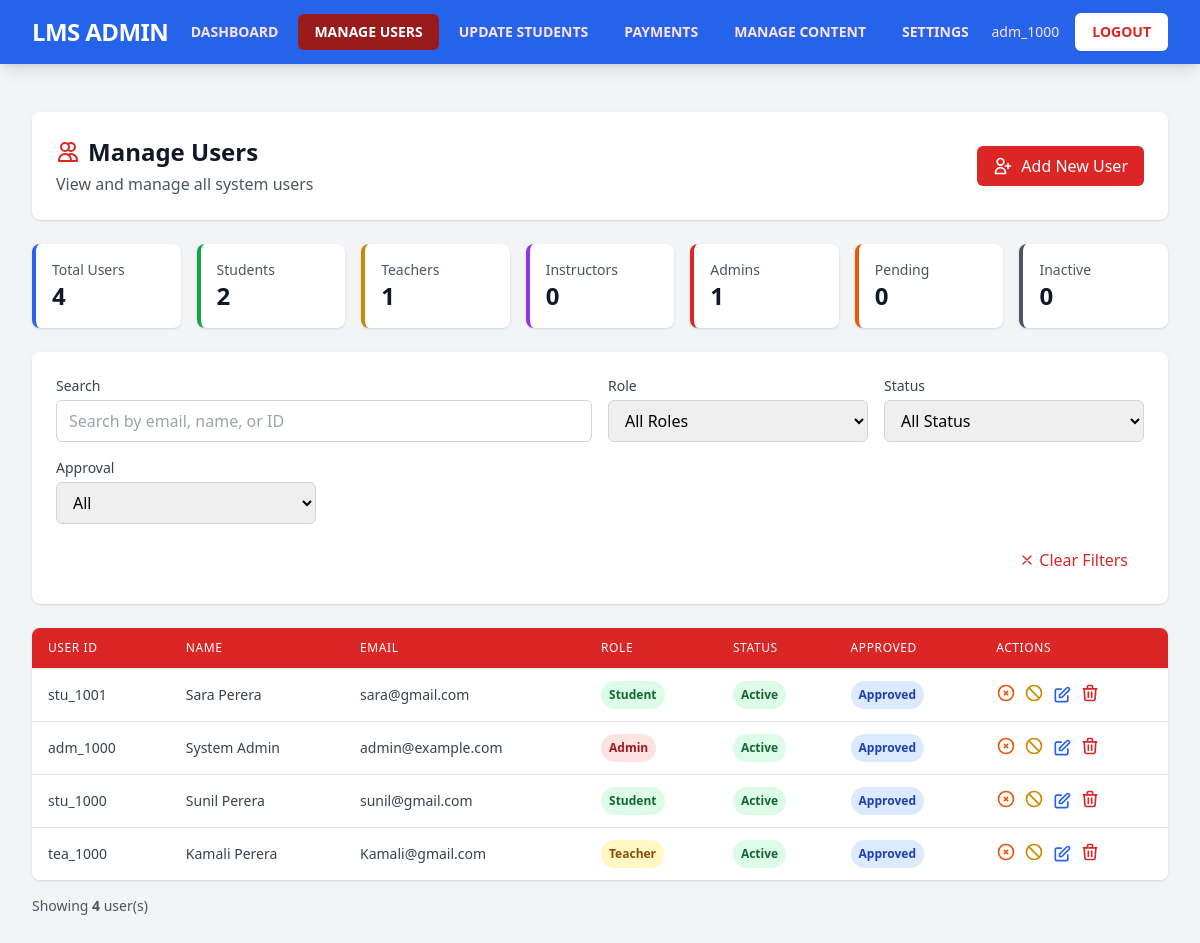
/admin/users.php (signed in), run on an earlier commit of the app's database.
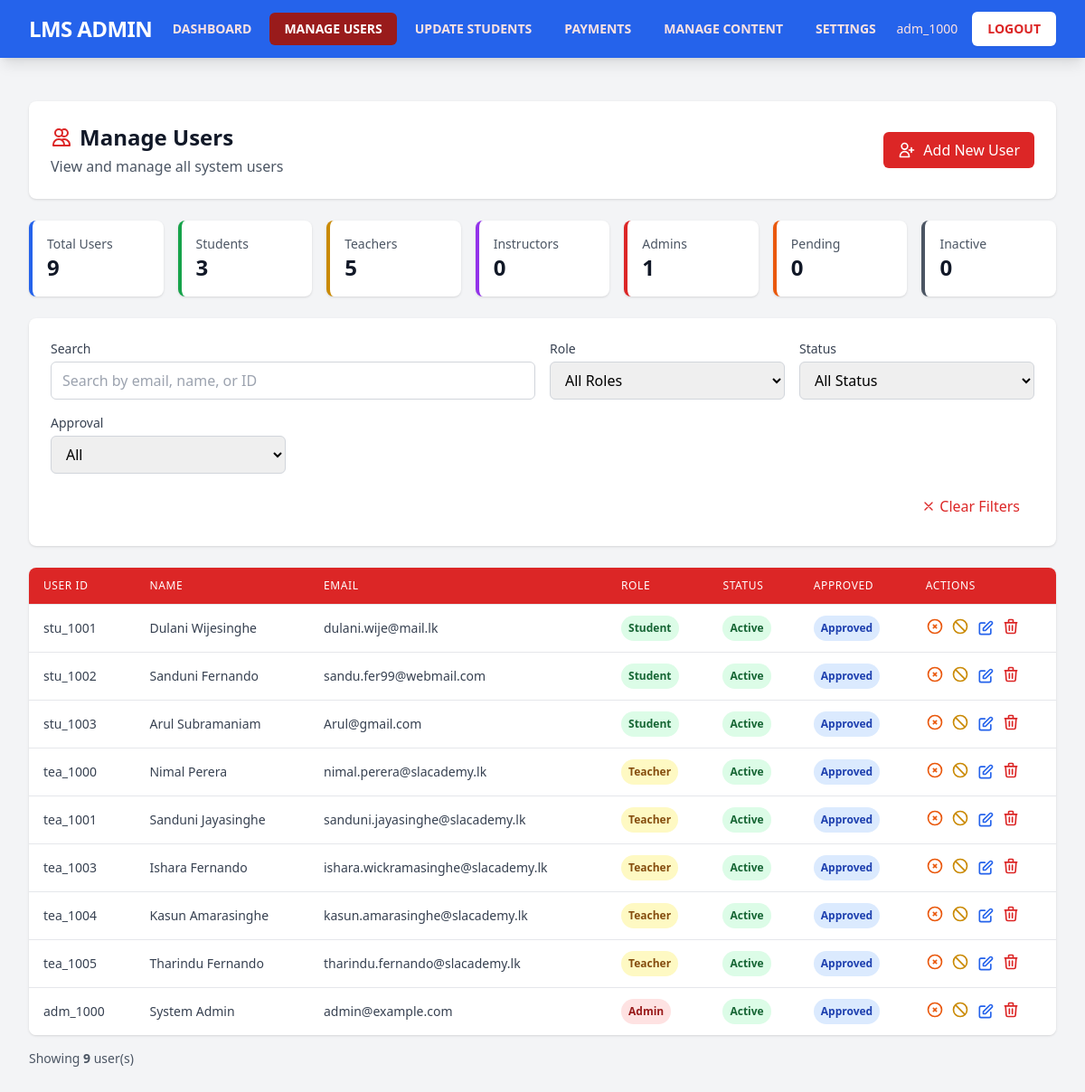
And on a later commit of the database.
### tables this page shows
CREATE TABLE `users` (
  `user_id` varchar(20) NOT NULL COMMENT 'Unique user ID (e.g., stu_0001)',
  `email` varchar(100) NOT NULL COMMENT 'Email address',
  `password` varchar(255) NOT NULL COMMENT 'Hashed password',
  `role` enum('student','teacher','instructor','admin') NOT NULL DEFAULT 'student' COMMENT 'User role: student, teacher, instructor, admin',
  `first_name` varchar(100) DEFAULT NULL COMMENT 'First name',
  `second_name` varchar(100) DEFAULT NULL COMMENT 'Last name',
  `dob` date DEFAULT NULL COMMENT 'Date of birth',
  `school_name` varchar(200) DEFAULT NULL COMMENT 'School name',
  `exam_year` int(4) DEFAULT NULL COMMENT 'Exam year (e.g., 2024)',
  `closest_town` varchar(100) DEFAULT NULL COMMENT 'Closest town',
  `district` varchar(100) DEFAULT NULL COMMENT 'District',
  `address` text DEFAULT NULL COMMENT 'Full address',
  `nic_no` varchar(20) DEFAULT NULL COMMENT 'NIC number',
  `mobile_number` varchar(20) DEFAULT NULL COMMENT 'Mobile phone number',
  `whatsapp_number` varchar(20) DEFAULT NULL COMMENT 'WhatsApp number',
  `gender` enum('male','female') DEFAULT NULL COMMENT 'Gender',
  `profile_picture` varchar(255) DEFAULT NULL COMMENT 'Path to profile picture',
  `registering_date` date NOT NULL COMMENT 'Date of registration',
  `status` tinyint(1) NOT NULL DEFAULT 1 COMMENT 'Account status: 1=active, 0=inactive',
  `approved` tinyint(1) NOT NULL DEFAULT 0 COMMENT 'Approval status: 1=approved, 0=not approved',
  `verification_method` varchar(20) DEFAULT 'none' COMMENT 'Verification method: nic, mobile, none',
  `created_at` timestamp NOT NULL DEFAULT current_timestamp() COMMENT 'Record creation timestamp',
  `updated_at` timestamp NOT NULL DEFAULT current_timestamp() ON UPDATE current_timestamp() COMMENT 'Record update timestamp',
  `session_token` varchar(64) DEFAULT NULL COMMENT 'Session token for single login',
  `session_created_at` datetime DEFAULT NULL COMMENT 'Session creation timestamp'
);

### admin/users.php (the view, shortened to what the rows shown need)
<?php
require_once '../config.php';
$query = "SELECT user_id, email, role, first_name, second_name, mobile_number, whatsapp_number, status, approved, registering_date FROM users WHERE 1=1";
$query .= " ORDER BY registering_date DESC, user_id ASC";
$stmt = $conn->prepare($query);
$stmt->execute();
$result = $stmt->get_result();
$users = $result->fetch_all(MYSQLI_ASSOC);
?>
<!DOCTYPE html>
<html lang="en">
<head>
    <script src="https://cdn.tailwindcss.com"></script>
</head>
<body class="bg-gray-100">
    <div class="max-w-7xl mx-auto py-6 sm:px-6 lg:px-8">
        <div class="px-4 py-6 sm:px-0">
            <div class="bg-white rounded-lg shadow p-6 mb-6">
                <div class="flex items-center justify-between">
                    <div>
                        <h1 class="text-2xl font-bold text-gray-900 flex items-center space-x-2">
                            <svg class="w-6 h-6 text-red-600" fill="none" stroke="currentColor" viewBox="0 0 24 24">
                                <path stroke-linecap="round" stroke-linejoin="round" stroke-width="2" d="M12 4.354a4 4 0 110 5.292M15 21H3v-1a6 6 0 0112 0v1zm0 0h6v-1a6 6 0 00-9-5.197M13 7a4 4 0 11-8 0 4 4 0 018 0z"></path>
                            </svg>
                            <span>Manage Users</span>
                        </h1>
                    </div>
                </div>
            </div>
            <div class="bg-white rounded-lg shadow overflow-hidden">
                <div class="overflow-x-auto">
                    <table class="min-w-full divide-y divide-gray-200">
                        <thead class="bg-red-600">
                            <tr>
                                <th class="px-4 py-3 text-left text-xs font-medium text-white uppercase tracking-wider">User ID</th>
                                <th class="px-4 py-3 text-left text-xs font-medium text-white uppercase tracking-wider">Name</th>
                                <th class="px-4 py-3 text-left text-xs font-medium text-white uppercase tracking-wider">Email</th>
                                <th class="px-4 py-3 text-left text-xs font-medium text-white uppercase tracking-wider">Role</th>
                                <th class="px-4 py-3 text-left text-xs font-medium text-white uppercase tracking-wider">Status</th>
                                <th class="px-4 py-3 text-left text-xs font-medium text-white uppercase tracking-wider">Approved</th>
                                <th class="px-4 py-3 text-left text-xs font-medium text-white uppercase tracking-wider">Actions</th>
                            </tr>
                        </thead>
                        <tbody class="bg-white divide-y divide-gray-200">
                            <?php if (empty($users)): ?>
                                <tr>
                                    <td colspan="7" class="px-4 py-8 text-center text-gray-500">
                                        No users found matching your criteria.
                                    </td>
                                </tr>
                            <?php else: ?>
                                <?php foreach ($users as $user): ?>
                                    <tr class="hover:bg-gray-50">
                                        <td class="px-4 py-3 whitespace-nowrap text-sm text-gray-700">
                                            <?php echo htmlspecialchars($user['user_id']); ?>
                                        </td>
                                        <td class="px-4 py-3 whitespace-nowrap text-sm text-gray-700">
                                            <?php echo htmlspecialchars(trim(($user['first_name'] ?? '') . ' ' . ($user['second_name'] ?? '')) ?: 'N/A'); ?>
                                        </td>
                                        <td class="px-4 py-3 whitespace-nowrap text-sm text-gray-700">
                                            <?php echo htmlspecialchars($user['email']); ?>
                                        </td>
                                        <td class="px-4 py-3 whitespace-nowrap">
                                            <span class="px-2 py-1 inline-flex text-xs leading-5 font-semibold rounded-full
                                                <?php
                                                echo match($user['role']) {
                                                    'admin' => 'bg-red-100 text-red-800',
                                                    'teacher' => 'bg-yellow-100 text-yellow-800',
                                                    'instructor' => 'bg-purple-100 text-purple-800',
                                                    default => 'bg-green-100 text-green-800'
                                                };
                                                ?>">
                                                <?php echo ucfirst($user['role']); ?>
                                            </span>
                                        </td>
                                        <td class="px-4 py-3 whitespace-nowrap">
                                            <?php if ($user['status'] == 1): ?>
                                                <span class="px-2 py-1 inline-flex text-xs leading-5 font-semibold rounded-full bg-green-100 text-green-800">Active</span>
                                            <?php else: ?>
                                                <span class="px-2 py-1 inline-flex text-xs leading-5 font-semibold rounded-full bg-gray-100 text-gray-800">Inactive</span>
                                            <?php endif; ?>
                                        </td>
                                        <td class="px-4 py-3 whitespace-nowrap">
                                            <?php if ($user['approved'] == 1): ?>
                                                <span class="px-2 py-1 inline-flex text-xs leading-5 font-semibold rounded-full bg-blue-100 text-blue-800">Approved</span>
                                            <?php else: ?>
                                                <span class="px-2 py-1 inline-flex text-xs leading-5 font-semibold rounded-full bg-orange-100 text-orange-800">Pending</span>
                                            <?php endif; ?>
                                        </td>
                                        <td class="px-4 py-3 whitespace-nowrap text-sm font-medium">
                                            <div class="flex items-center space-x-2">
                                                <?php if ($user['approved'] == 0): ?>
                                                    <form method="POST" action="" class="inline">
                                                        <input type="hidden" name="user_id" value="<?php echo htmlspecialchars($user['user_id']); ?>">
                                                        <input type="hidden" name="action" value="approve">
                                                        <button type="submit" class="text-green-600 hover:text-green-900" title="Approve">
                                                            <svg class="w-5 h-5" fill="none" stroke="currentColor" viewBox="0 0 24 24">
                                                                <path stroke-linecap="round" stroke-linejoin="round" stroke-width="2" d="M9 12l2 2 4-4m6 2a9 9 0 11-18 0 9 9 0 0118 0z"></path>
                                                            </svg>
                                                        </button>
                                                    </form>
                                                <?php else: ?>
                                                    <form method="POST" action="" class="inline">
                                                        <button type="submit" class="text-orange-600 hover:text-orange-900" title="Disapprove">
                                                            <svg class="w-5 h-5" fill="none" stroke="currentColor" viewBox="0 0 24 24">
                                                                <path stroke-linecap="round" stroke-linejoin="round" stroke-width="2" d="M10 14l2-2m0 0l2-2m-2 2l-2-2m2 2l2 2m7-2a9 9 0 11-18 0 9 9 0 0118 0z"></path>
                                                            </svg>
                                                        </button>
                                                    </form>
                                                <?php endif; ?>
                                                <?php if ($user['status'] == 1): ?>
                                                    <form method="POST" action="" class="inline">
                                                        <button type="submit" class="text-yellow-600 hover:text-yellow-900" title="Deactivate">
                                                            <svg class="w-5 h-5" fill="none" stroke="currentColor" viewBox="0 0 24 24">
                                                                <path stroke-linecap="round" stroke-linejoin="round" stroke-width="2" d="M18.364 18.364A9 9 0 005.636 5.636m12.728 12.728A9 9 0 015.636 5.636m12.728 12.728L5.636 5.636"></path>
                                                            </svg>
                                                        </button>
                                                    </form>
                                                <?php endif; ?>
                                                <a href="edit_user.php?user_id=<?php echo htmlspecialchars($user['user_id']); ?>" class="text-blue-600 hover:text-blue-900" title="Edit">
                                                    <svg class="w-5 h-5" fill="none" stroke="currentColor" viewBox="0 0 24 24">
                                                        <path stroke-linecap="round" stroke-linejoin="round" stroke-width="2" d="M11 5H6a2 2 0 00-2 2v11a2 2 0 002 2h11a2 2 0 002-2v-5m-1.414-9.414a2 2 0 112.828 2.828L11.828 15H9v-2.828l8.586-8.586z"></path>
                                                    </svg>
                                                </a>
                                                <form method="POST" action="" class="inline" onsubmit="return confirm('Are you sure you want to delete this user? This action cannot be undone.');">
                                                    <button type="submit" class="text-red-600 hover:text-red-900" title="Delete">
                                                        <svg class="w-5 h-5" fill="none" stroke="currentColor" viewBox="0 0 24 24">
                                                            <path stroke-linecap="round" stroke-linejoin="round" stroke-width="2" d="M19 7l-.867 12.142A2 2 0 0116.138 21H7.862a2 2 0 01-1.995-1.858L5 7m5 4v6m4-6v6m1-10V4a1 1 0 00-1-1h-4a1 1 0 00-1 1v3M4 7h16"></path>
                                                        </svg>
                                                    </button>
                                                </form>
                                            </div>
                                        </td>
                                    </tr>
                                <?php endforeach; ?>
                            <?php endif; ?>
                        </tbody>
                    </table>
                </div>
            </div>
        </div>
    </div>
</body>
</html>

What changed in the data, as far as the page shows it:
removed users: user_id "stu_1000", first_name+second_name "Sunil Perera", email "sunil@gmail.com", role "Student", status "Active", approved "Approved"
changed users "stu_1001": first_name+second_name "Sara Perera" → "Dulani Wijesinghe"; email "sara@gmail.com" → "dulani.wije@mail.lk"
added users: user_id "stu_1002", first_name+second_name "Sanduni Fernando", email "sandu.fer99@webmail.com", role "Student", status "Active", approved "Approved"
added users: user_id "stu_1003", first_name+second_name "Arul Subramaniam", email "Arul@gmail.com", role "Student", status "Active", approved "Approved"
changed users "tea_1000": first_name+second_name "Kamali Perera" → "Nimal Perera"; email "Kamali@gmail.com" → "nimal.perera@slacademy.lk"; moves up the list
added users: user_id "tea_1001", first_name+second_name "Sanduni Jayasinghe", email "sanduni.jayasinghe@slacademy.lk", role "Teacher", status "Active", approved "Approved"
added users: user_id "tea_1003", first_name+second_name "Ishara Fernando", email "ishara.wickramasinghe@slacademy.lk", role "Teacher", status "Active", approved "Approved"
added users: user_id "tea_1004", first_name+second_name "Kasun Amarasinghe", email "kasun.amarasinghe@slacademy.lk", role "Teacher", status "Active", approved "Approved"
added users: user_id "tea_1005", first_name+second_name "Tharindu Fernando", email "tharindu.fernando@slacademy.lk", role "Teacher", status "Active", approved "Approved"
Also different on the page:
$stats['total']: "4" → "9"
$stats['students']: "2" → "3"
$stats['teachers']: "1" → "5"
count($users): "4" → "9"
